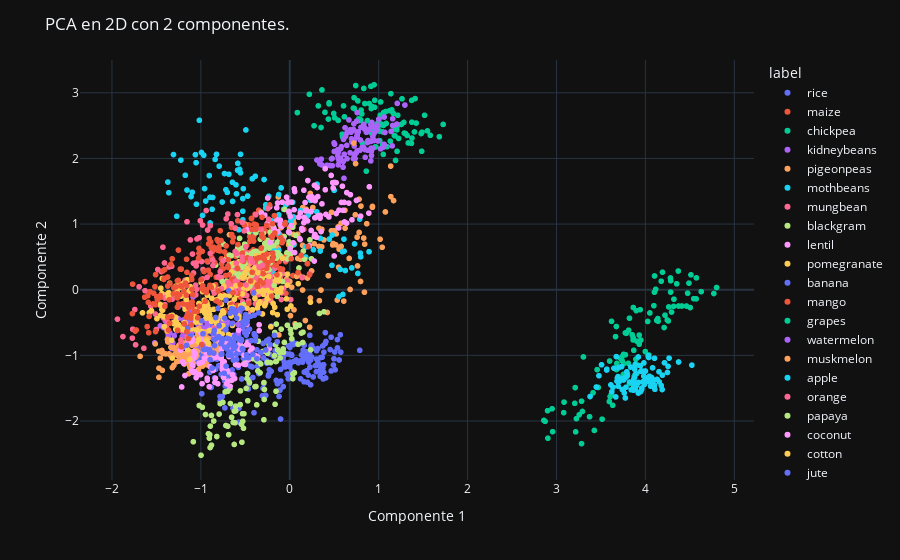

The cell this chart's notebook holds for it:
### Markdown cell above
### PCA 2D

### Code cell
fig = px.scatter(X_pca,
                 x=0,
                 y=1,
                 color=data['label'],
                 labels={
                     '0': 'Componente 1',
                     '1': 'Componente 2',
                     'color': 'label',
                 })
fig.update_xaxes(title='Componente 1')
fig.update_yaxes(title='Componente 2')
fig.update_layout(title='PCA en 2D con 2 componentes.')
fig
